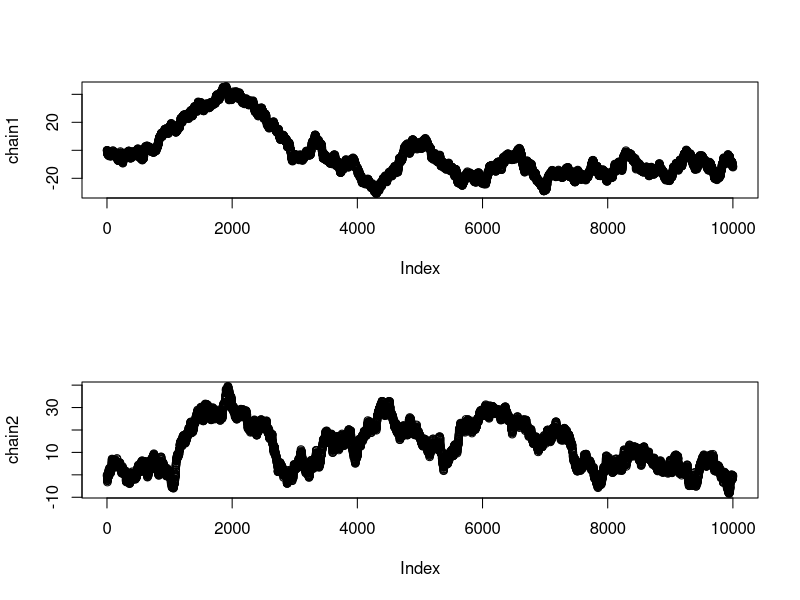
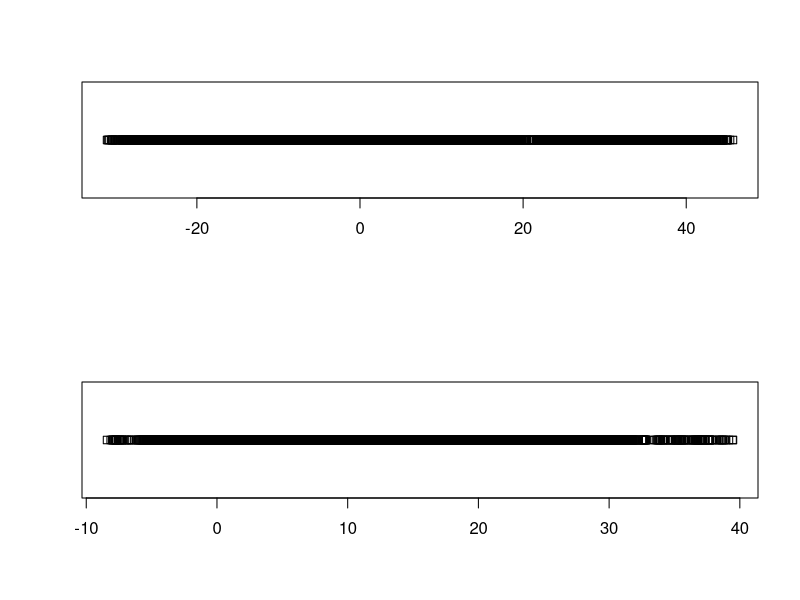
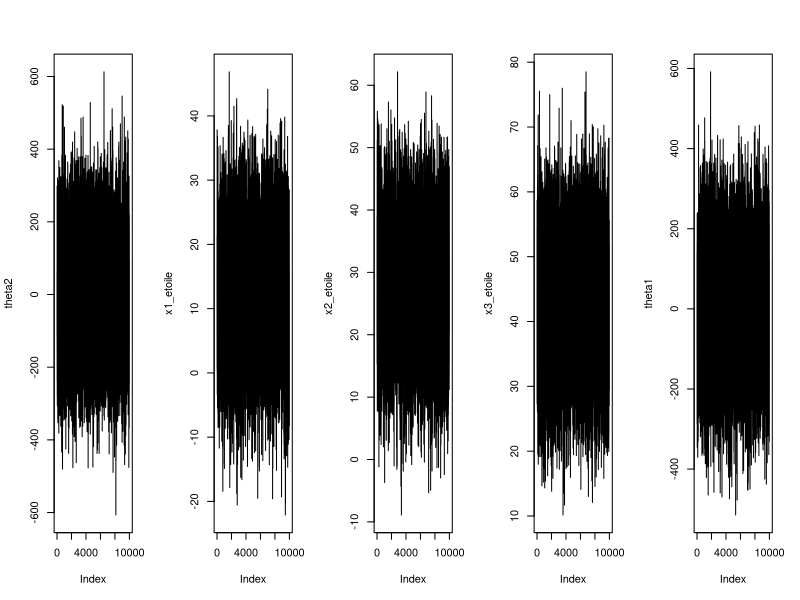

Recreate these plots in R, in order.

alpha <- 4.48        
beta <- 0.76         
sigma2 <- 81.14      
J <- 3               
y <-c(21, 20, 15)
n <-c(48, 34, 21)
z<-c(10, 30, 50)

alpha
beta
J
y
n
z

#Les parametres a estimer sont donc x1, x2, x3, theta1 et theta2. Cependant, la loi de ej est connue, 
#Nous connaissons donc exactement la loi des x1, x2 et x3.


#Sample 10000

N=10000

x1_etoile=NULL
x2_etoile=NULL
x3_etoile=NULL


theta1=NULL
theta2=NULL
for (i in 1:N){
  
  x1_etoile[i]=rnorm(1,mean=alpha+beta*z[1],sd=sqrt(sigma2))
  
  x2_etoile[i]=rnorm(1,mean=alpha+beta*z[2],sd=sqrt(sigma2))
  
  x3_etoile[i]=rnorm(1,mean=alpha+beta*z[3],sd=sqrt(sigma2))
  
  
  
  
  
  theta1[i]= rnorm(1,0,sqrt(10000))+rnorm(1,mean=0,sd=sqrt(10000))
  
  theta2[i]=rnorm(1,0,sqrt(10000))+rnorm(1,mean=0,sd=sqrt(10000))
  
}


mean(x1_etoile)
mean(x2_etoile)
mean(x3_etoile)




my1stMHWithinGibbs <- function(nchain, mu, Sigma, init,
                               prop.sd = 0.5 * sqrt(diag(Sigma))){
  ## Just to show that an argument can be missing in a function call
  ## if you use inside the function body the missing function
  if (missing(init))
    init <- mu
  
  iSigma <- solve(Sigma)
  ## Generalization of the exercise to arbitrary dimension
  dim <- length(mu)
  
  ## Allocation of the Markov chain
  ## (please please always allocate me...
  ##  I don't want to slow down your code)
  chain <- matrix(NA, nchain + 1, dim)
  chain[1,] <- init
  
  acc.rates <- rep(0, dim)
  
  for (iter in 1:nchain){
    ## Loop over iteration
    current <- chain[iter,]
    
    for (j in 1:dim){
      ## Loop over dimension
      
      prop <- current
      prop[j] <- rnorm(1, current[j], prop.sd[j])
      
      ## Compute the acceptance proba
      top <- -0.5 * mahalanobis(prop, mu, iSigma, inverted = TRUE)
      bottom <- -0.5 * mahalanobis(current, mu, iSigma, inverted = TRUE)
      acc.prob <- exp(top - bottom)
      
      if (runif(1) < acc.prob){
        current <- prop
        acc.rates[j] <- acc.rates[j] + 1
      }
    }
    
    ## Populate the Markov chain
    chain[iter+1,] <- current      
  }
  
  return(list(chain = chain, acc.rates = acc.rates / nchain))
}

## Application

mu=0
Sigma=10000

theta1_G <- my1stMHWithinGibbs(10000, mu, Sigma)
theta2_G <- my1stMHWithinGibbs(10000, mu, Sigma)

chain1 <- theta1_G$chain
chain2=theta2_G$chain

acc.rates1 <- theta1_G$acc.rates
acc.rates1

acc.rates2=theta2_G$acc.rates
acc.rates2

par(mfrow=c(2,1))
plot(chain1)
plot(chain2)
## pair plot to check for ellipsoids typical of the multivariate normal
plot(as.data.frame(chain1))
plot(as.data.frame(chain2))


par(mfrow=c(1,5))
plot(theta2, type='l')
plot(x1_etoile, type='l')
plot(x2_etoile, type='l')
plot(x3_etoile, type='l')
plot(theta1, type='l')
